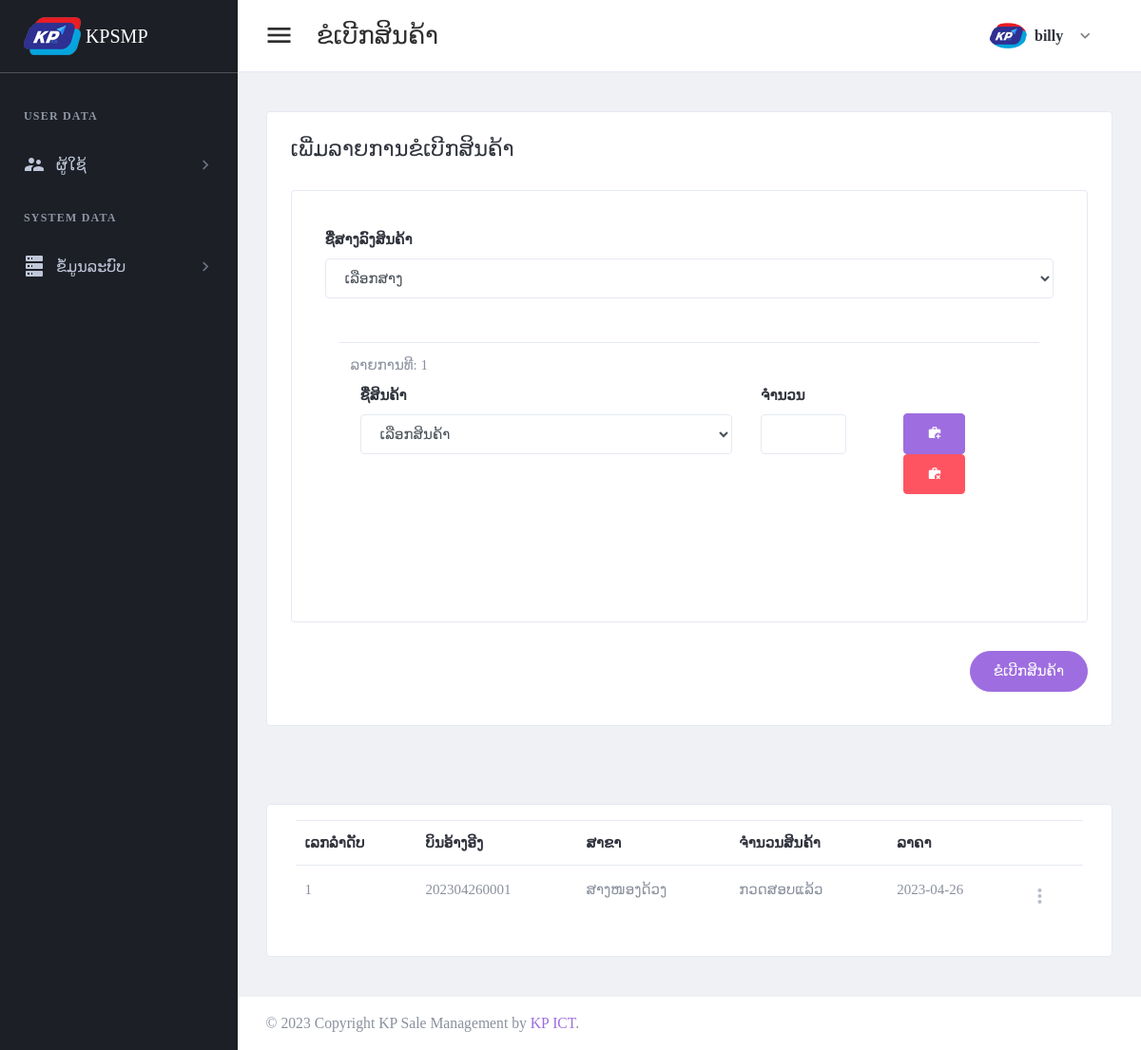
/page/request-order.php (signed in), run on an earlier commit of the app's database.
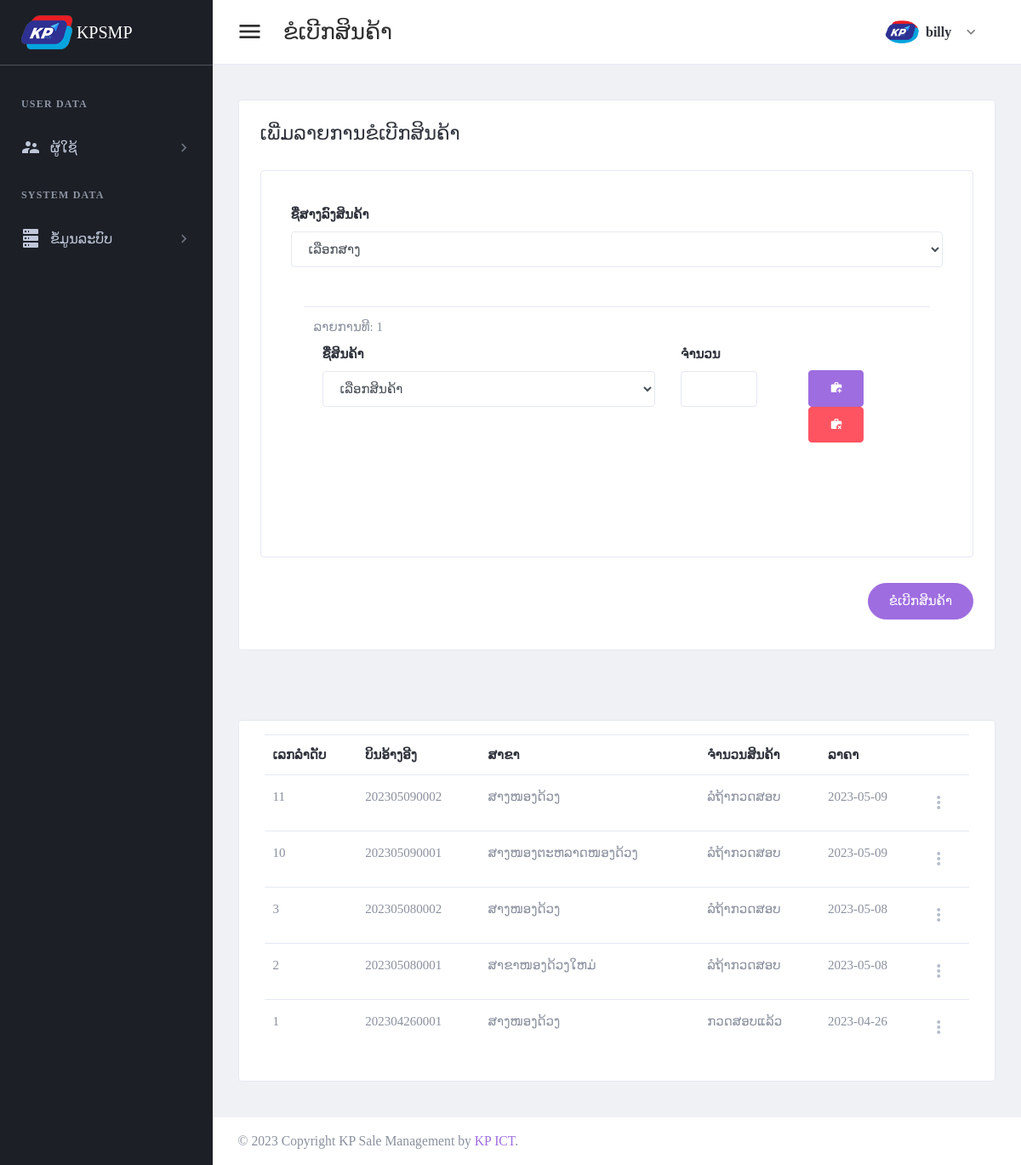
And on a later commit of the database.
### tables this page shows
CREATE TABLE `tbl_header_title` (
  `ht_id` int(11) NOT NULL,
  `ht_name` varchar(300) DEFAULT NULL
);

CREATE TABLE `tbl_sub_title` (
  `st_id` int(11) NOT NULL,
  `st_name` varchar(300) DEFAULT NULL,
  `icon_code` varchar(100) DEFAULT NULL,
  `ht_id` int(11) DEFAULT NULL
);

CREATE TABLE `tbl_order_request` (
  `or_id` int(11) NOT NULL,
  `or_bill_number` varchar(30) DEFAULT NULL,
  `br_id` int(11) DEFAULT NULL,
  `wh_id` int(11) DEFAULT NULL,
  `or_status` int(11) DEFAULT NULL,
  `add_by` int(11) DEFAULT NULL,
  `date_register` date DEFAULT NULL
);

CREATE TABLE `tbl_warehouse` (
  `wh_id` int(11) NOT NULL,
  `wh_name` varchar(150) DEFAULT NULL,
  `wh_status` int(11) DEFAULT NULL,
  `wh_type` int(11) DEFAULT NULL,
  `br_id` int(11) DEFAULT NULL,
  `add_by` int(11) DEFAULT NULL,
  `date_register` date DEFAULT NULL
);

CREATE TABLE `tbl_order_status` (
  `os_id` int(11) NOT NULL,
  `os_name` varchar(150) DEFAULT NULL
);

### setting/checksession.php (called while the page is built, shortened)
<?php
	if($_SESSION['id_users'] == "" )
	{
	header("location:logout.php");
	}
	  else{
		$full_name = $_SESSION["full_name"];
		$role_id = $_SESSION["role_id"];
		$br_id = $_SESSION["br_id"];
	}
?>

### page/request-order.php (the view, shortened to what this page needs)
<?php
include("../setting/checksession.php");
include("../setting/conn.php");
$header_name = "ຂໍເບີກສິນຄ້າ";
$header_click = "2";
?>
<!DOCTYPE html>
<html lang="en" dir="ltr">
<head>
    <?php
    include("../setting/callcss.php");
    ?>
</head>
<body class="navbar-fixed sidebar-fixed" id="body">
    <div class="wrapper">
        <?php include "menu.php"; ?>
        <div class="page-wrapper">
            <?php
            include "header.php";
            ?>
            <div class="content-wrapper">
                <div class="content">
                    <div class="email-wrapper rounded border bg-white">
                        <div class="  no-gutters justify-content-center">
                            <div class="">
                                <div class="  p-4 p-xl-5">
                                    <div class="email-body-head mb-6 ">
                                        <h4 class="text-dark">ເພີ່ມລາຍການຂໍເບີກສິນຄ້າ</h4>
                                    </div>
                                    <form method="post" id="additemorderfrm">
                                        <div class="card p-4">
                                            <div class="row">
                                                <div class="col-lg-12">
                                                    <div class=" ">
                                                        <div class="card-title">
                                                            <div class="form-group col-lg-12 mt-4">
                                                                <div class="form-group">
                                                                    <label for="firstName">ຊື່ສາງລົງສິນຄ້າ</label>
                                                                    <select class=" form-control font" name="wh_id" id="wh_id">
                                                                        <option value=""> ເລືອກສາງ </option>
                                                                    </select>
                                                                </div>
                                                            </div>
                                                        </div>
                                                        <div class="card-body">
                                                            <div class="input-states">
                                                                <table class="table" id="productTable">
                                                                    <tbody>
                                                                        <?php
                                                                        $arrayNumber = 0;
                                                                        for ($x = 1; $x < 2; $x++) { ?>
                                                                            <tr id="row<?php echo $x; ?>" class="<?php echo $arrayNumber; ?>">
                                                                                <td>
                                                                                    <div class="form-group "> <?php echo "ລາຍການທີ: $x"; ?> <br>
                                                                                        <div class="row p-2">
                                                                                            <div class="col-lg-7">
                                                                                                <div class="form-group">
                                                                                                    <label for="firstName">ຊື່ສິນຄ້າ</label>
                                                                                                    <select class="form-control" name="item_name[]" id="item_name<?php echo $x; ?>">
                                                                                                        <option value="">ເລືອກສິນຄ້າ</option>
                                                                                                    </select>
                                                                                                </div>
                                                                                            </div>
                                                                                            <div class="form-group  col-lg-2">
                                                                                                <label class="text-dark font-weight-medium">ຈຳນວນ</label>
                                                                                                <div class="form-group">
                                                                                                    <input type="number" step="any" name="item_value[]" id="item_value<?php echo $x; ?>" autocomplete="off" class="form-control" />
                                                                                                </div>
                                                                                            </div>
                                                                                            <div class="col-lg-3">
                                                                                                <div class="form-group p-6">
                                                                                                    <button type="button" class="btn btn-primary btn-flat " onclick="addRow()" id="addRowBtn" data-loading-text="Loading...">
                                                                                                        <i class="mdi mdi-briefcase-plus"></i>
                                                                                                    </button>
                                                                                                    <button type="button" class="btn btn-danger  removeProductRowBtn" type="button" id="removeProductRowBtn" onclick="removeProductRow(<?php echo $x; ?>)">
                                                                                                        <i class="mdi mdi-briefcase-remove"></i>
                                                                                                    </button>
                                                                                                </div>
                                                                                            </div>
                                                                                        </div>
                                                                                    </div>
                                                                                </td>
                                                                            </tr>
                                                                        <?php
                                                                            $arrayNumber++;
                                                                        }
                                                                        ?>
                                                                    </tbody>
                                                                </table>
                                                            </div>
                                                        </div>
                                                    </div>
                                                </div>
                                            </div>
                                        </div>
                                        <div class="d-flex justify-content-end mt-6">
                                            <button type="submit" class="btn btn-primary mb-2 btn-pill">ຂໍເບີກສິນຄ້າ</button>
                                        </div>
                                    </form>
                                </div>
                            </div>
                        </div>
                    </div>
                </div>
            </div>
            <div class="content-wrapper">
                <div class="content">
                    <div class="card card-default">
                        <div class="card-body">
                            <table id="productsTable2" class="table table-hover table-product" style="width:100%">
                                <thead>
                                    <tr>
                                        <th>ເລກລຳດັບ</th>
                                        <th>ບິນອ້າງອີງ</th>
                                        <th>ສາຂາ</th>
                                        <th>ຈຳນວນສິນຄ້າ</th>
                                        <th>ລາຄາ</th>
                                        <th></th>
                                    </tr>
                                </thead>
                                <tbody>
                                    <?php
                                    $stmt4 = $conn->prepare("
                                    SELECT or_id,or_bill_number,wh_name,a.date_register, os_name
                                    FROM tbl_order_request a
                                    left join tbl_warehouse b on a.wh_id = b.wh_id
                                    left join tbl_order_status c on a.or_status = c.os_id
                                    where a.br_id = '$br_id'
                                    order by or_id desc
                                    ");
                                    $stmt4->execute();
                                    if ($stmt4->rowCount() > 0) {
                                        while ($row4 = $stmt4->fetch(PDO::FETCH_ASSOC)) {
                                    ?>
                                            <tr>
                                                <td><?php echo $row4['or_id']; ?></td>
                                                <td><?php echo $row4['or_bill_number']; ?></td>
                                                <td><?php echo $row4['wh_name']; ?></td>
                                                <td><?php echo $row4['os_name']; ?></td>
                                                <td><?php echo $row4['date_register']; ?></td>
                                                <td>
                                                    <div class="dropdown">
                                                        <a class="dropdown-toggle icon-burger-mini" href="#" role="button" id="dropdownMenuLink" data-toggle="dropdown" aria-haspopup="true" aria-expanded="false" data-display="static">
                                                        </a>
                                                    </div>
                                                </td>
                                            </tr>
                                    <?php
                                        }
                                    }
                                    ?>
                                </tbody>
                            </table>
                        </div>
                    </div>
                </div>
            </div>
            <?php include "footer.php"; ?>
        </div>
    </div>
</body>
</html>

### setting/callcss.php (shortened to what this page needs)
<link href="../plugins/material/css/materialdesignicons.min.css" rel="stylesheet" />
<link href="../plugins/simplebar/simplebar.css" rel="stylesheet" />
<link href="../plugins/material/css/materialdesignicons.min.css" rel="stylesheet" />
<link href="../plugins/nprogress/nprogress.css" rel="stylesheet" />
<link id="main-css-href" rel="stylesheet" href="../css/3style.css" />
<link href="../plugins/prism/prism.css" rel="stylesheet" />
<link href="../plugins/DataTables/DataTables-1.10.18/css/jquery.dataTables.min.css" rel="stylesheet" />

### page/menu.php (shortened to what this page needs)
<aside class="left-sidebar sidebar-dark" id="left-sidebar">
  <div id="sidebar" class="sidebar sidebar-with-footer">
    <div class="app-brand">
      <a href="index.php">
        <img src="../images/iconmenu.png" alt="Mono">
        <span class="brand-name"> KPSMP</span>
      </a>
    </div>
    <div class="sidebar-left" data-simplebar style="height: 100%;">
      <ul class="nav sidebar-inner" id="sidebar-menu">
        <?php
        $stmt = $conn->prepare(" SELECT distinct a.ht_id,ht_name
        FROM tbl_header_title a
        left join tbl_role_page b on a.ht_id = b.ht_id
        where role_id ='$role_id'
        order by  a.ht_id asc ");
        $stmt->execute();
        if ($stmt->rowCount() > 0) {
          while ($row = $stmt->fetch(PDO::FETCH_ASSOC)) {
            $ht_id = $row['ht_id'];
            $ht_name = $row['ht_name'];
        ?>
            <li class="section-title"> <?php echo "$ht_name"; ?></li>
            <?php
            $stmt1 = $conn->prepare("SELECT distinct a.st_id,st_name,role_id,icon_code
            FROM tbl_sub_title a
            left join tbl_role_page b on a.st_id = b.st_id
            where a.ht_id = '$ht_id' and role_id ='$role_id'
            order by a.st_id asc ");
            $stmt1->execute();
            if ($stmt1->rowCount() > 0) {
              while ($row1 = $stmt1->fetch(PDO::FETCH_ASSOC)) {
                $st_name = $row1['st_name'];
                $st_id = $row1['st_id'];
                $icon_code = $row1['icon_code'];
            ?>
                <li class='has-sub <?php if ($header_click == "$st_id") {  echo "active expand"; } ?>'>
                  <a class="sidenav-item-link" href="javascript:void(0)" data-toggle="collapse" data-target='#<?php echo "$st_name"; ?>' aria-expanded="false" aria-controls="<?php echo "$st_name"; ?>">
                    <i class="mdi <?php echo"$icon_code";?>"></i>
                    <span class="nav-text"> <?php echo "$st_name"; ?> </span> <b class="caret"></b>
                  </a>
              <?php
              }
            }
              ?>
                </li>
            <?php
          }
        }
            ?>
      </ul>
    </div>
  </div>
</aside>

### page/header.php (shortened to what this page needs)
<header class="main-header" id="header">
  <nav class="navbar navbar-expand-lg navbar-light" id="navbar">
    <button id="sidebar-toggler" class="sidebar-toggle">
    </button>
    <span class="page-title"><?php echo "$header_name"; ?></span>
    <div class="navbar-right ">
      <ul class="nav navbar-nav">
        <li class="dropdown user-menu">
          <button class="dropdown-toggle nav-link" data-toggle="dropdown">
            <img src="../images/iconmenu.png" class="user-image rounded-circle" alt="User Image" />
            <span class="d-none d-lg-inline-block"><?php echo "$full_name"; ?></span>
          </button>
        </li>
      </ul>
    </div>
  </nav>
</header>

### page/footer.php (shortened to what this page needs)
<footer class="footer mt-auto">
	<div class="copyright bg-white">
		<p>
			&copy; <span id="copy-year"></span> Copyright KP Sale Management by <a class="text-primary"> KP ICT</a>.
		</p>
	</div>
</footer>

What changed in the data, as far as the page shows it:
added tbl_order_request: or_id "11", or_bill_number "202305090002", wh.wh_name "ສາງໜອງດ້ວງ", tbl_order_status.os_name "ລໍຖ້າກວດສອບ", date_register "2023-05-09"
added tbl_order_request: or_id "10", or_bill_number "202305090001", wh.wh_name "ສາງໜອງຕະຫລາດໜອງດ້ວງ", tbl_order_status.os_name "ລໍຖ້າກວດສອບ", date_register "2023-05-09"
added tbl_order_request: or_id "3", or_bill_number "202305080002", wh.wh_name "ສາງໜອງດ້ວງ", tbl_order_status.os_name "ລໍຖ້າກວດສອບ", date_register "2023-05-08"
added tbl_order_request: or_id "2", or_bill_number "202305080001", wh.wh_name "ສາຂາໜອງດ້ວງໃຫມ່", tbl_order_status.os_name "ລໍຖ້າກວດສອບ", date_register "2023-05-08"
